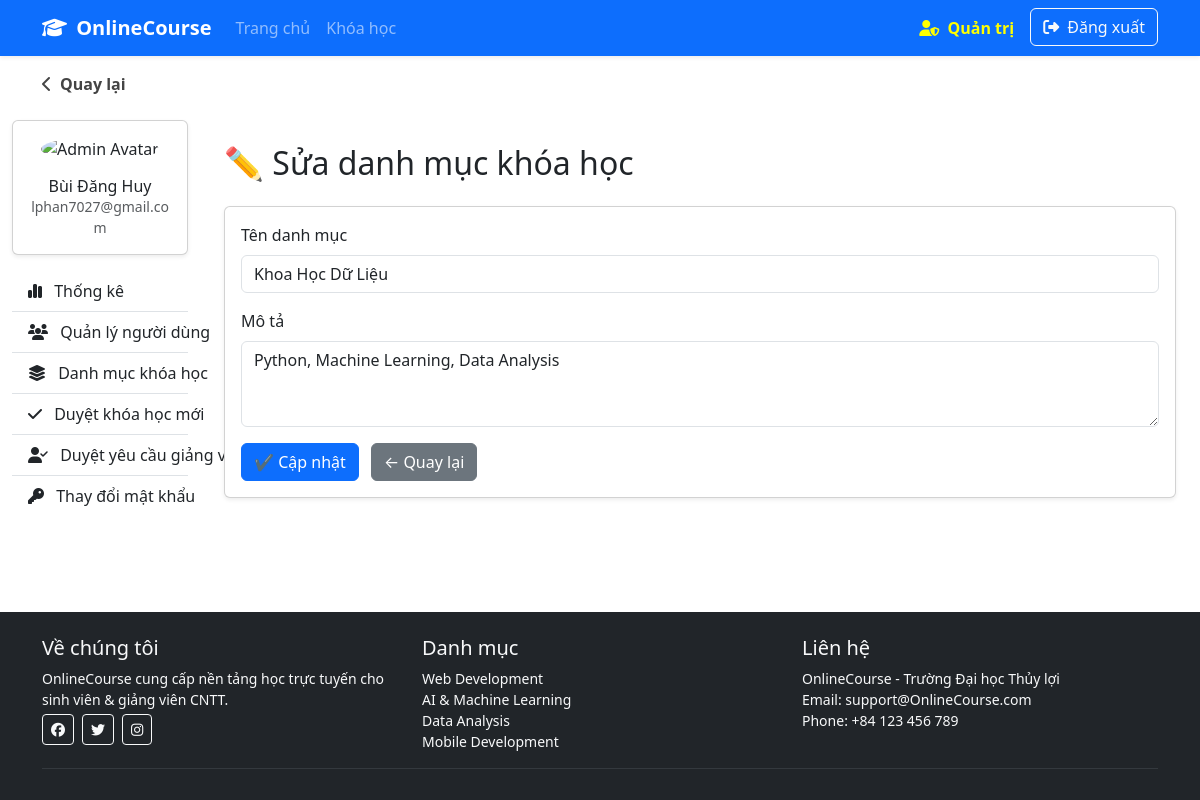
The app's page /index.php?controller=admin&action=categoriesEdit&id=2 (signed in) with its own data.
### tables this page shows
CREATE TABLE `categories` (
  `id` int(11) NOT NULL,
  `name` varchar(255) NOT NULL,
  `description` text DEFAULT NULL,
  `created_at` datetime DEFAULT current_timestamp()
);

### controllers/AdminController.php (called while the page is built, shortened)
<?php
require_once __DIR__ . '/../models/Category.php';
class AdminController extends BaseController {
    public function categoriesEdit() {
        $id = $_GET['id'] ?? null;
        $catModel = new Category();
        $cat = $catModel->findById($id);
        $this->render("admin/categories/edit", [
            'category' => $cat,
            'error' => ''
        ]);
    }
}

### models/Category.php (called while the page is built, shortened)
<?php
require_once __DIR__ . '/../config/Database.php';
class Category {
    private $pdo;
    public function __construct() {
        $this->pdo = Database::getConnection();
    }
    public function findById($id) {
        $sql = "SELECT * FROM categories WHERE id = ?";
        $stmt = $this->pdo->prepare($sql);
        $stmt->execute([$id]);
        return $stmt->fetch();
    }
}

### config/Database.php (called while the page is built, shortened)
<?php
class Database {
    private $host = "127.0.0.1";
    private $dbname = "onlinecourse";
    private $username = "root";
    private $password = "";
    public function connect() {
        $this->conn = null;
        try {
            $this->conn = new PDO(
                "mysql:host=".$this->host.";dbname=".$this->dbname.";charset=utf8mb4",
                $this->username,
                $this->password
            );
            $this->conn->setAttribute(PDO::ATTR_ERRMODE, PDO::ERRMODE_EXCEPTION);
        } catch(PDOException $e) {
            die("Kết nối thất bại: " . $e->getMessage());
        }
        return $this->conn;
    }
    public static function getConnection() {
        $db = new Database();
        return $db->connect();
    }
}

### views/admin/categories/edit.php (the view, shortened to what this page needs)
<div class="container py-4">
<h2 class="mb-4">✏ Sửa danh mục khóa học</h2>
    <div class="card shadow-sm">
        <div class="card-body">
            <form method="post" action="index.php?controller=admin&action=categoriesUpdate">
                <div class="mb-3">
                    <label class="form-label">Tên danh mục</label>
                    <input type="text"
                           name="name"
                           class="form-control"
                           value="<?= htmlspecialchars($category['name'] ?? '') ?>"
                           required>
                </div>
                <div class="mb-3">
                    <label class="form-label">Mô tả</label>
                    <textarea name="description"
                              class="form-control"
                              rows="3"><?= htmlspecialchars($category['description'] ?? '') ?></textarea>
                </div>
                <button class="btn btn-primary">✔ Cập nhật</button>
                <a href="index.php?controller=admin&action=categories"
                   class="btn btn-secondary ms-2">← Quay lại</a>
            </form>
        </div>
    </div>
</div>

### records on screen
categories: name "Khoa Học Dữ Liệu", description "Python, Machine Learning, Data Analysis"

### other values on screen
$currentAdmin['fullname'] "Bùi Đăng Huy"
$currentAdmin['email'] "lphan7027@gmail.com"
